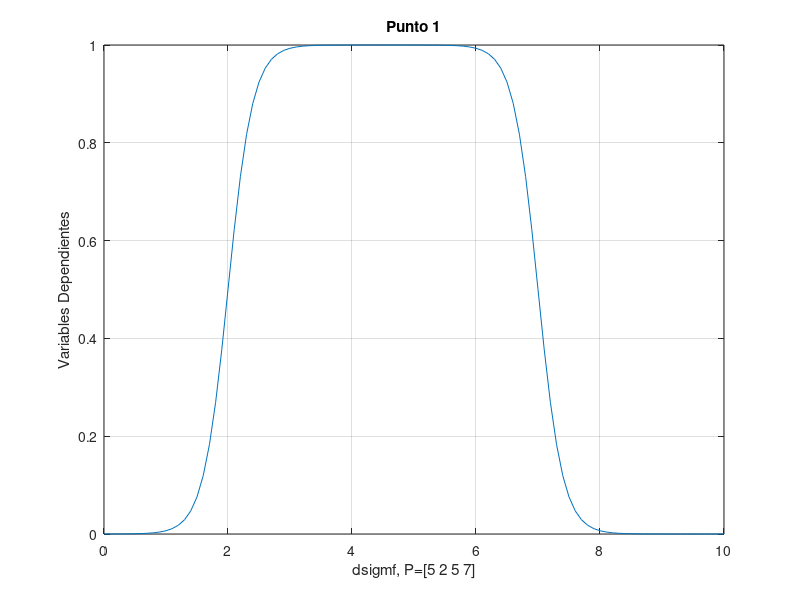

This chart was generated by the following MATLAB code:
clc, clear;

x=0:0.1:10;
params = [5 2 5 7];
y = dsigmf(x,params);

plot(x,y)

xlabel('dsigmf, P=[5 2 5 7]')
ylabel('Variables Dependientes')
title('Punto 1')
grid on